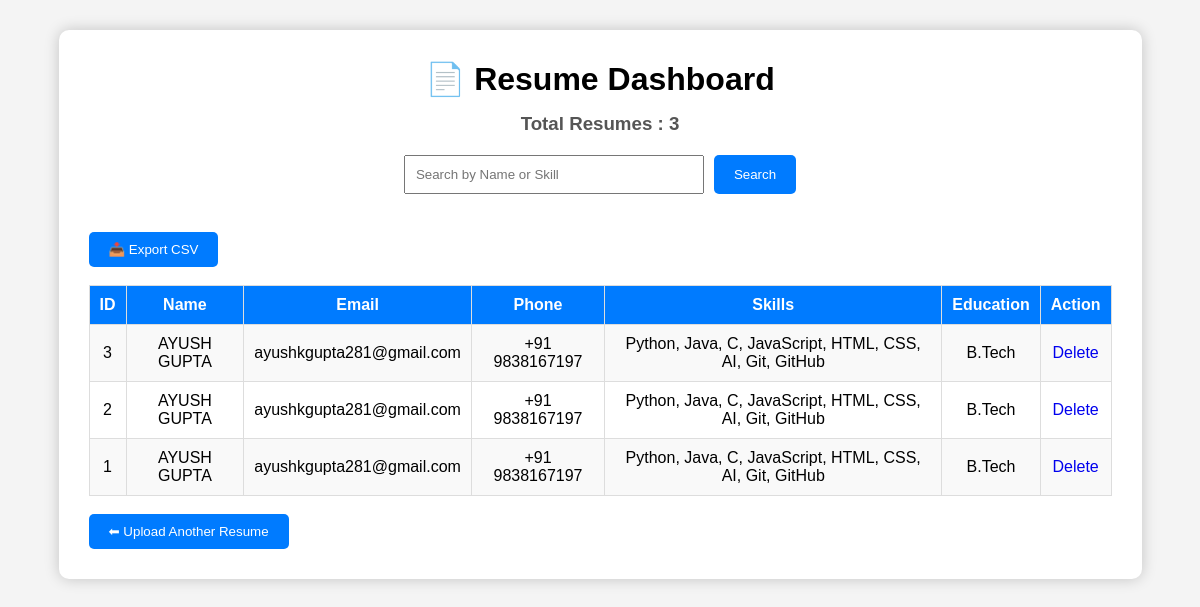
The app's page /history with its own data.
### tables this page shows
CREATE TABLE resumes(

            id INTEGER PRIMARY KEY AUTOINCREMENT,

            name TEXT,

            email TEXT,

            phone TEXT,

            skills TEXT,

            education TEXT

        );

### app.py (the view)
@app.route("/history")
def history():
    resumes = get_all_resumes()
    total = total_resumes()
    return render_template(
        "history.html",
        resumes=resumes,
        total=total
    )

### database.py (called while the page is built)
def get_all_resumes():
    conn = sqlite3.connect(DATABASE)
    cursor = conn.cursor()
    cursor.execute("""
        SELECT *
        FROM resumes
        ORDER BY id DESC
    """)
    data = cursor.fetchall()
    conn.close()
    return data

def total_resumes():
    conn = sqlite3.connect(DATABASE)
    cursor = conn.cursor()
    cursor.execute("SELECT COUNT(*) FROM resumes")
    total = cursor.fetchone()[0]
    conn.close()
    return total

### templates/history.html (shortened to what this page needs)
<!DOCTYPE html>
<html>
<head>
    <link rel="stylesheet"
    href="{{ url_for('static', filename='style.css') }}">
</head>
<body>
<div class="container">
<h1>📄 Resume Dashboard</h1>
<h3>Total Resumes : {{ total }}</h3>
<form action="/search" method="POST">
<input
type="text"
name="keyword"
placeholder="Search by Name or Skill">
<button type="submit">
Search
</button>
</form>
<br>
<a href="/export">
<button>📥 Export CSV</button>
</a>
<br><br>
<div class="table-container">
<table>
<tr>
<th>ID</th>
<th>Name</th>
<th>Email</th>
<th>Phone</th>
<th>Skills</th>
<th>Education</th>
<th>Action</th>
</tr>
{% for resume in resumes %}
<tr>
<td>{{resume[0]}}</td>
<td>{{resume[1]}}</td>
<td>{{resume[2]}}</td>
<td>{{resume[3]}}</td>
<td>{{resume[4]}}</td>
<td>{{resume[5]}}</td>
<td>
<a href="/delete/{{resume[0]}}">
Delete
</a>
</td>
</tr>
{% endfor %}
</table>
</div>
<br>
<a href="/">
<button>
⬅ Upload Another Resume
</button>
</a>
</div>
</body>
</html>

### static/style.css (style rules this page uses)
* { margin:0; padding:0; box-sizing:border-box; font-family:Arial,sans-serif; }
body { background:#f4f4f4; padding:30px; }
.container { width:95%; max-width:1200px; margin:auto; background:white; padding:30px; border-radius:10px; box-shadow:0 0 15px rgba(0,0,0,.2); }
h1 { text-align:center; margin-bottom:15px; }
h3 { text-align:center; color:#555; margin-bottom:20px; }
form { display:flex; justify-content:center; gap:10px; margin-bottom:20px; }
input { padding:10px; width:300px; }
button { background:#007BFF; color:white; border:none; padding:10px 20px; cursor:pointer; border-radius:5px; }
.table-container { overflow-x:auto; }
table { width:100%; border-collapse:collapse; }
th { background:#007BFF; color:white; }
th,td { border:1px solid #ddd; padding:10px; text-align:center; }
tr:nth-child(even) { background:#f9f9f9; }
a { text-decoration:none; }

### records on screen
resumes: id "3", name "AYUSH GUPTA", email "ayushkgupta281@gmail.com", phone "+91 9838167197", skills "Python, Java, C, JavaScript, HTML, CSS, AI, Git, GitHub", education "B.Tech"
resumes: id "2", name "AYUSH GUPTA", email "ayushkgupta281@gmail.com", phone "+91 9838167197", skills "Python, Java, C, JavaScript, HTML, CSS, AI, Git, GitHub", education "B.Tech"
resumes: id "1", name "AYUSH GUPTA", email "ayushkgupta281@gmail.com", phone "+91 9838167197", skills "Python, Java, C, JavaScript, HTML, CSS, AI, Git, GitHub", education "B.Tech"

### other values on screen
{{ total }} "3"
